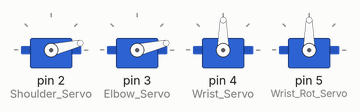
Bench run of a sketch on a simulated Arduino Uno, built with avr-gcc and run on an emulated ATmega328P. Parts: 4 × servo.

Above: at 0.05 s.
At 1.25 s:
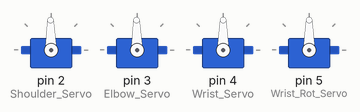
At 2.5 s:
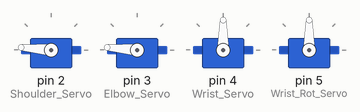
At 4.95 s:
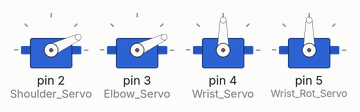
Timing chart, 0 to 6.7 s (numbered marks = the images above):
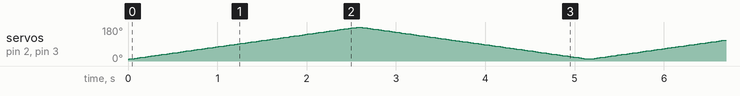

The sketch:

Hydroarm.ino
```cpp
/*
 * Product: Hydroarm
 * Author: Ethan Barrett and Daniel Charles
 * Version: 0.0.2
 * Stage: Alpha
 * Product Description:
 * The code that runs the Hydroarm system
 */

#include <Servo.h>

Servo Shoulder_Servo;
Servo Elbow_Servo;
Servo Wrist_Servo;
Servo Wrist_Rot_Servo;

struct {
  float Shoulder = 0.0;
  float Elbow = 0.0;
  float Wrist = 0.0;
  float Wrist_Rot = 0.0;
} ServoPos;

struct {
  float Shoulder = 0.0;
  float Elbow = 0.0;
  float Wrist = 0.0;
  float Wrist_Rot = 0.0;
} Offsets;

float XPos = 0.0;
float YPos = 0.0;

static const short ArmLength_Inner = 200.0;
static const short ArmLength_Outer = 150.0;

bool EndEffector_Active = false;

void setup(){
  Shoulder_Servo.attach(2);
  Elbow_Servo.attach(3);
  Wrist_Servo.attach(4);
  Wrist_Rot_Servo.attach(5);
}


void SetOffsets(int ShoulderOffset, int ElbowOffset, int WristOffset, int WristRotOffset){
  Offsets.Shoulder = ShoulderOffset;
  Offsets.Elbow = ElbowOffset;
  Offsets.Wrist = WristOffset;
  Offsets.Wrist_Rot = WristRotOffset;
}

void SetToZero(){
  Shoulder_Servo.write(0 + Offsets.Shoulder);
  Elbow_Servo.write(0 + Offsets.Elbow);
  Wrist_Servo.write(0 + Offsets.Wrist);
  Wrist_Rot_Servo.write(0 + Offsets.Wrist_Rot);

  ServoPos.Shoulder = 0;
  ServoPos.Elbow = 0;
  ServoPos.Wrist = 0;
  ServoPos.Wrist_Rot = 0;
}

void MoveAllServos(int ShoulderPosition, int ElbowPosition, int WristPosition, int WristRotPosition){
  Elbow_Servo.write(ElbowPosition);
  Wrist_Servo.write(WristPosition);
  Wrist_Rot_Servo.write(WristRotPosition);

  ServoPos.Shoulder = ShoulderPosition;
  ServoPos.Elbow = ElbowPosition;
  ServoPos.Wrist = WristPosition;
  ServoPos.Wrist_Rot = WristRotPosition;
}

void MoveSingleServo(int Servo, int Position){
  /*
  * Servo Numbers:
  * 1 - Shoulder
  * 2 - Elbow
  * 3 - Wrist
  * 4 - Wrist Rotation
  */
  switch (Servo){
    case 1:
      Shoulder_Servo.write(Position);
      ServoPos.Shoulder = Position;
      break;
    case 2:
      Elbow_Servo.write(Position);
      ServoPos.Elbow = Position;

      break;
    case 3:
      Wrist_Servo.write(Position);
      ServoPos.Wrist = Position;
      break;
    case 4:
      Wrist_Rot_Servo.write(Position);
      ServoPos.Wrist_Rot = Position;
      break;
    default:
      break;
  }
}

void CurrentPosition(){
  // find a
  // a^2 = b^2 + c^2 - 2 *b * c * cos(A)
  float A = 180 - ServoPos.Elbow;

  float a = sqrt(sq(ArmLength_Outer) + sq(ArmLength_Inner) - (2 * ArmLength_Outer * ArmLength_Inner * cos(A)));

  // find B
  // B = asin(b * sin(A) / a)
  float B = asin((ArmLength_Outer * sin(A))/ a);

  // find X
  // X = 90 - ServoPos.Shoulder - B
  float X = 90.0 - ServoPos.Shoulder - B;

  // find x and y Positions
  // x = asinX
  // y = acosX

  XPos = a * sin(X);
  YPos = a * cos(X);
}

void Move_To_Position(int X, int Y){
  // find X
  float XAngle = atan(X / Y);

  // find A
  float aLength = 250.0;

  // find n
  ServoPos.Elbow = 180 - acos(sq(ArmLength_Outer) + sq(ArmLength_Inner) - sq(aLength));

  // find m
  float B = asin((ArmLength_Outer * sin(ServoPos.Elbow)) / aLength);

  ServoPos.Shoulder = 90 - XAngle - B;

  MoveSingleServo(1, ServoPos.Shoulder);
  MoveSingleServo(2, ServoPos.Elbow);
}

int angle = 10;

void loop(){
  for(angle = 10; angle < 180; angle++)
  {
    Shoulder_Servo.write(angle);
    Elbow_Servo.write(angle);
    delay(15);
  }
  // now scan back from 180 to 0 degrees
  for(angle = 180; angle > 10; angle--)
  {
    Shoulder_Servo.write(angle);
    Elbow_Servo.write(angle);
    delay(15);
  }
}
```

Hydroarm.cpp
```cpp
#include "Arduino.h"
#include "Hydroarm.h"

Hydroarm::Hydroarm(){}

void Hydroarm::HydroarmInit(int ShoulderPin, int ElbowPin, int WristPin, int WristRotPin){
  this->Shoulder_Servo.attach(ShoulderPin);
  this->Elbow_Servo.attach(ElbowPin);
  this->Wrist_Servo.attach(WristPin);
  this->Wrist_Rot_Servo.attach(WristRotPin);
}

void Hydroarm::SetOffsets(int ShoulderOffset, int ElbowOffset, int WristOffset, int WristRotOffset){
  this->Offsets.Shoulder = ShoulderOffset;
  this->Offsets.Elbow = ElbowOffset;
  this->Offsets.Wrist = WristOffset;
  this->Offsets.Wrist_Rot = WristRotOffset;
}

void Hydroarm::SetToZero(){
  this->Shoulder_Servo.write(0 + this->Offsets.Shoulder);
  this->Elbow_Servo.write(0 + this->Offsets.Elbow);
  this->Wrist_Servo.write(0 + this->Offsets.Wrist);
  this->Wrist_Rot_Servo.write(0 + this->Offsets.Wrist_Rot);

  this->ServoPos.Shoulder = 0;
  this->ServoPos.Elbow = 0;
  this->ServoPos.Wrist = 0;
  this->ServoPos.Wrist_Rot = 0;
}

void Hydroarm::MoveAllServos(int ShoulderPosition, int ElbowPosition, int WristPosition, int WristRotPosition){
  this->Elbow_Servo.write(ElbowPosition);
  this->Wrist_Servo.write(WristPosition);
  this->Wrist_Rot_Servo.write(WristRotPosition);

  this->ServoPos.Shoulder = ShoulderPosition;
  this->ServoPos.Elbow = ElbowPosition;
  this->ServoPos.Wrist = WristPosition;
  this->ServoPos.Wrist_Rot = WristRotPosition;
}

void Hydroarm::MoveSingleServo(int Servo, int Position){
  /*
  * Servo Numbers:
  * 1 - Shoulder
  * 2 - Elbow
  * 3 - Wrist
  * 4 - Wrist Rotation
  */
  switch (Servo){
    case 1:
      this->Shoulder_Servo.write(Position);
      this->ServoPos.Shoulder = Position;
      break;
    case 2:
      this->Elbow_Servo.write(Position);
      this->ServoPos.Elbow = Position;

      break;
    case 3:
      this->Wrist_Servo.write(Position);
      this->ServoPos.Wrist = Position;
      break;
    case 4:
      this->Wrist_Rot_Servo.write(Position);
      this->ServoPos.Wrist_Rot = Position;
      break;
    default:
      break;
  }
}

void Hydroarm::CurrentPosition(){
  // find a
  // a^2 = b^2 + c^2 - 2 *b * c * cos(A)
  float A = 180 - this->ServoPos.Elbow;

  float a = sqrt(sq(this->ArmLength_Outer) + sq(this->ArmLength_Inner) - (2 * this->ArmLength_Outer * this->ArmLength_Inner * cos(A)));

  // find B
  // B = asin(b * sin(A) / a)
  float B = asin((this->ArmLength_Outer * sin(A))/ a);

  // find X
  // X = 90 - ServoPos.Shoulder - B
  float X = 90.0 - this->ServoPos.Shoulder - B;

  // find x and y Positions
  // x = asinX
  // y = acosX

  this->XPos = a * sin(X);
  this->YPos = a * cos(X);
}

void Hydroarm::Move_To_Position(int X, int Y){
  // find X
  float XAngle = atan(X / Y);

  // find A
  float aLength = sqrt(sq(this->ArmLength_Outer) + sq(this->ArmLength_Inner));

  // find n
  this->ServoPos.Elbow = 180 - acos(sq(this->ArmLength_Outer) + sq(this->ArmLength_Inner) - sq(aLength));

  // find m
  float B = asin((this->ArmLength_Outer * sin(this->ServoPos.Elbow)) / aLength);

  this->ServoPos.Shoulder = 90 - XAngle - B;

  this->MoveSingleServo(1, this->ServoPos.Shoulder);
  this->MoveSingleServo(2, this->ServoPos.Elbow);
}
```

Hydroarm.h
```cpp
#ifndef Hydroarm_H
#define Hydroarm_H

// dependencies
#include <Servo.h>
#include <Arduino.h>

class Hydroarm{
  private:
    Servo Shoulder_Servo;
    Servo Elbow_Servo;
    Servo Wrist_Servo;
    Servo Wrist_Rot_Servo;

    struct {
      float Shoulder = 0;
      float Elbow = 0;
      float Wrist = 0;
      float Wrist_Rot = 0;
    } ServoPos;

    struct {
      float Shoulder = 0;
      float Elbow = 0;
      float Wrist = 0;
      float Wrist_Rot = 0;
    } Offsets;

    float XPos = 0.0;
    float YPos = 0.0;

    static const short ArmLength_Inner = 200;
    static const short ArmLength_Outer = 150;

    bool EndEffector_Active = false;

  public:
    Hydroarm();
    void HydroarmInit(int ShoulderPin, int ElbowPin, int WristPin, int WristRotPin);
    void SetOffsets(int ShoulderOffset, int ElbowOffset, int WristOffset, int WristRotOffset);
    void SetToZero();
    void MoveAllServos(int ShoulderPosition, int ElbowPosition, int WristPosition, int WristRotPosition);
    void MoveSingleServo(int Servo, int Position);

    void MoveForwards_H(int distance);
    void MoveBackwards_H(int distance);

    void CurrentPosition();

    void Move_To_Position(int X, int Y);

    void Calc_DesiredAngles(int X, int Y);

    void Home();
};

#endif
```
